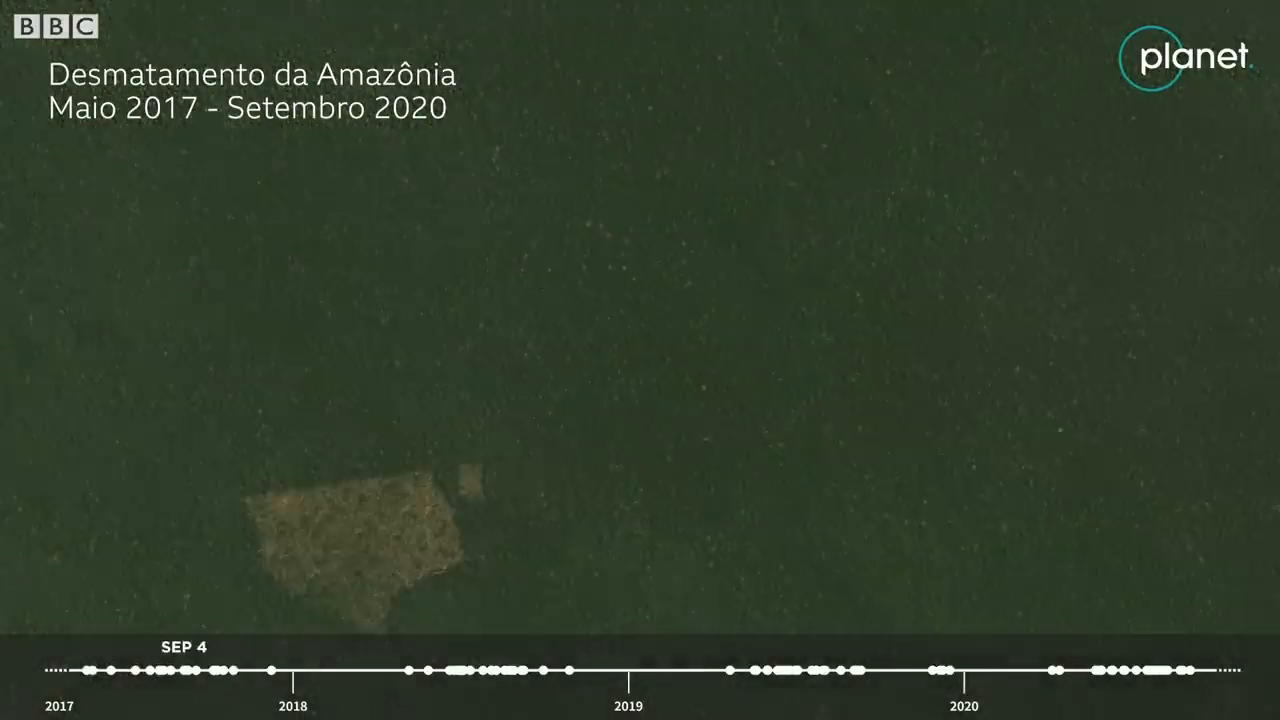
#> input picture frame 115 of Atividade 7/video.mp4, 1280 x 720 px
$ python atividade7.py
#> lines starting #> are read from the running program, lines starting #| are printed output that depends on the picture; after the words box and inside, x2 and y2 are one past the last pixel; in counts of white or black regions, pixels touching at a corner belong together
#> further down, frame is the input picture: shape (720, 1280, 3); mean B, G, R 41.8, 60, 47.4
import cv2
import numpy as np

def processamento(frame):
    cont_area = 0

    min = np.array([5, 50, 30])
    max = np.array([30, 250, 250])

    cor_hsv = cv2.cvtColor(frame, cv2.COLOR_BGR2HSV)
#> cor_hsv: shape (360, 640, 3); mean H, S, V 50.9, 80, 60.1

    marrom = cv2.inRange(cor_hsv, min, max)
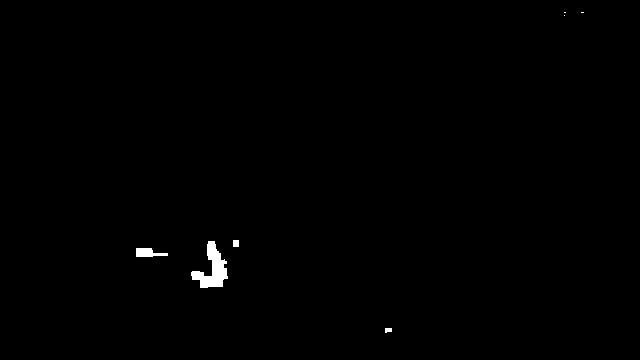
#> marrom: shape (360, 640); 0.47% white; 7 white regions (3 under 20 px)

    contorno, _ = cv2.findContours(marrom, cv2.RETR_EXTERNAL, cv2.CHAIN_APPROX_SIMPLE)
#> contorno = 7 contours, 4 with area under 20; largest, box (x1, y1, x2, y2) and area: (191, 241, 228, 288) 714, (136, 248, 168, 257) 158, (233, 240, 239, 247) 30

    areatotal = frame.shape[0] * frame.shape[1]
#> areatotal = 230400
    for cont in contorno:
        cont_area += cv2.contourArea(cont)
#> this loop made 7 passes
#> (cont, cont_area) on passes 4 to 7: ([[233, 240], [233, 246], [238, 246], [238, 240]], 921), ([[564, 15]], 921), ([[581, 12], [583, 12]], 921), ([[564, 12], [565, 12]], 921)
#> cont_area on passes 2 to 3: 177, 891
#> after the loop, cont_area = 921

    framecont = frame.copy()
    for cont in contorno:
        x, y, w, h = cv2.boundingRect(cont)
        cv2.rectangle(framecont, (x, y), (x + w, y + h), (100, 150, 0), 1)
#> this loop made 7 passes
#> (x, y, w, h) on passes 1, 2, 3, 5: (385, 328, 7, 5), (136, 248, 32, 9), (191, 241, 37, 47), (564, 15, 1, 1)
#> (cont, x, y, w, h) on passes 4, 6, 7: ([[233, 240], [233, 246], [238, 246], [238, 240]], 233, 240, 6, 7), ([[581, 12], [583, 12]], 581, 12, 3, 1), ([[564, 12], [565, 12]], 564, 12, 2, 1)
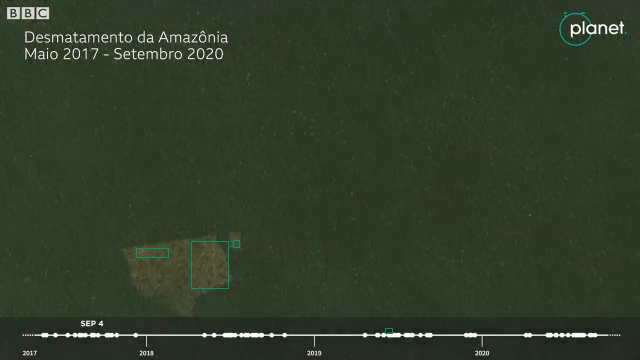
#> framecont: shape (360, 640, 3); mean B, G, R 41.9, 60.2, 47.4

    porcentagem = (cont_area / areatotal) * 100
#> porcentagem = 0.4

    cv2.putText(framecont, f'Porcentagem de Desmatamento: {porcentagem:.2f}%', (10, 30), cv2.FONT_HERSHEY_SIMPLEX, 1, (255, 0, ), 2)
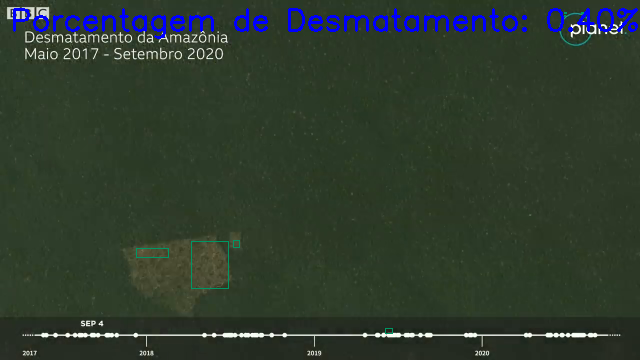
#> framecont: shape (360, 640, 3); 1.85% of pixels changed, all inside (x1, y1, x2, y2) = (13, 8, 638, 39)

    return framecont

video = cv2.VideoCapture('./video.mp4')

if (video.isOpened() == False):
        print("Error!")

else:
    while True:
        ret, frame = video.read()
        if not ret:
            break
        frame = cv2.resize(frame, None, fx=0.5, fy=0.5)

        framecolorido = processamento(frame)

        pretbranc = cv2.cvtColor(frame, cv2.COLOR_BGR2GRAY)
        pretbranc = cv2.cvtColor(pretbranc, cv2.COLOR_GRAY2BGR)
#> pretbranc: shape (360, 640, 3)

        stacked_frame = np.vstack((framecolorido, pretbranc))
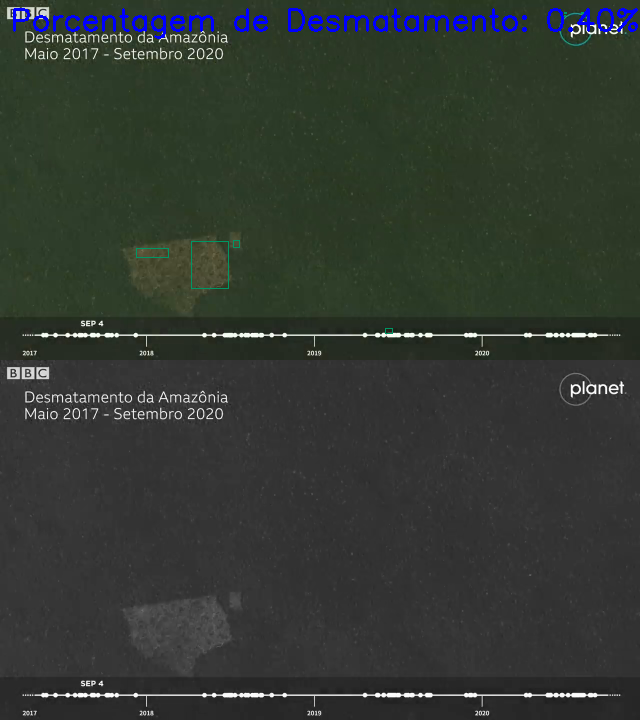
#> stacked_frame: shape (720, 640, 3); mean B, G, R 49.9, 56.5, 50.2

        cv2.imshow('Resultado', stacked_frame)

        if cv2.waitKey(1) & 0xFF == ord('e'):
#> (key e is pressed here)
            break

video.release()
cv2.destroyAllWindows()

$ run again, starting later in the video
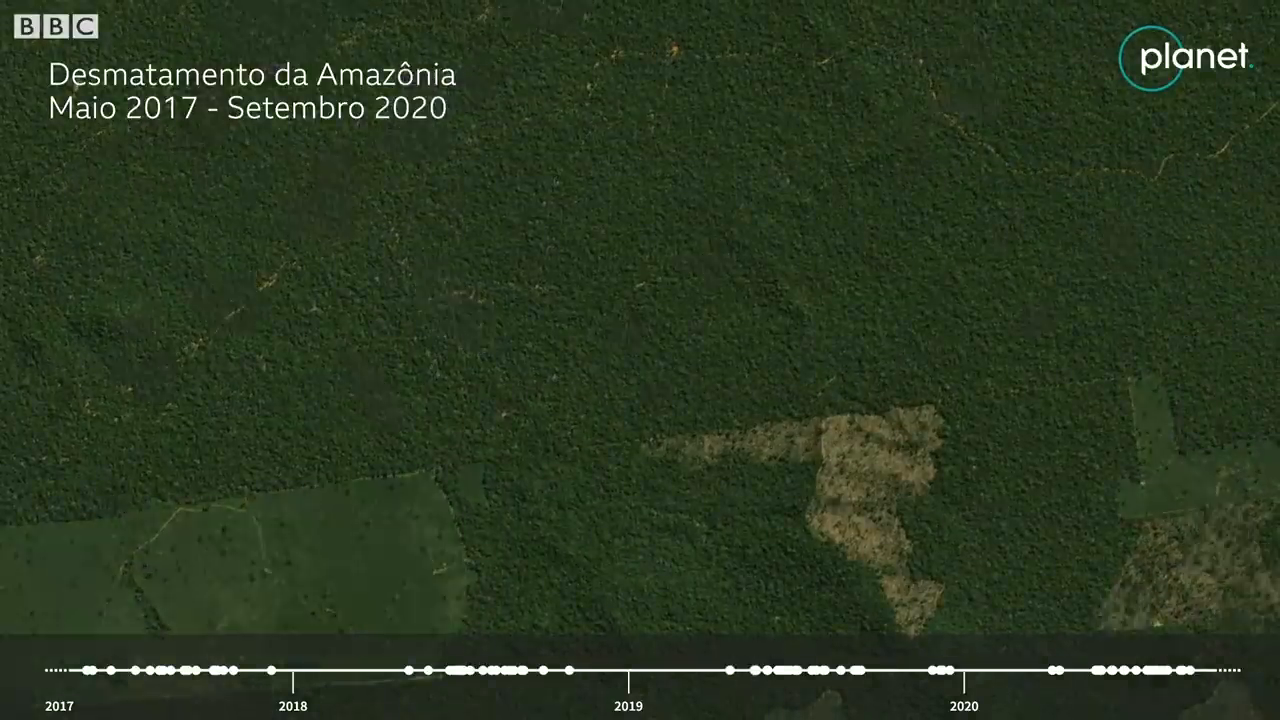
#> input picture frame 520 of Atividade 7/video.mp4, 1280 x 720 px
#> frame is the input picture: shape (720, 1280, 3); mean B, G, R 31.8, 55.5, 41.1
#> frame: shape (360, 640, 3)
#> cor_hsv: shape (360, 640, 3); mean H, S, V 48.6, 114.3, 55.7
#> in processamento, `marrom = cv2.inRange(cor_hsv, min, max)`:
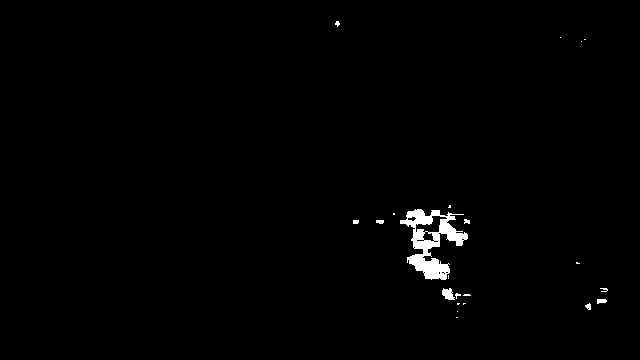
#> marrom: shape (360, 640); 1% white; 22 white regions (15 under 20 px)
#> contorno = 22 contours, 18 with area under 20; largest, box (x1, y1, x2, y2) and area: (400, 209, 468, 280) 2067, (442, 288, 455, 300) 86, (597, 299, 607, 304) 28, (585, 303, 591, 310) 20
#> the loop in processamento, `for cont in contorno:` made 22 passes
#> cont_area on passes 3, 6, 8, 9, 10, 12, 13, 14: 20, 49.5, 63.5, 68, 154, 155.5, 173.5, 188
#> after the loop in processamento, `for cont in contorno:`: cont_area = 2283.5
#> the loop in processamento, `for cont in contorno:` made 22 passes
#> (x, y, w, h) on passes 2, 3, 6, 8, 9, 10, 12, 13: (457, 311, 1, 1), (585, 303, 6, 7), (597, 299, 10, 5), (455, 293, 6, 6), (600, 288, 8, 4), (442, 288, 13, 12), (576, 262, 4, 2), (376, 220, 8, 4)
#> porcentagem = 0.991
#> `stacked_frame = np.vstack((framecolorido, pretbranc))`:
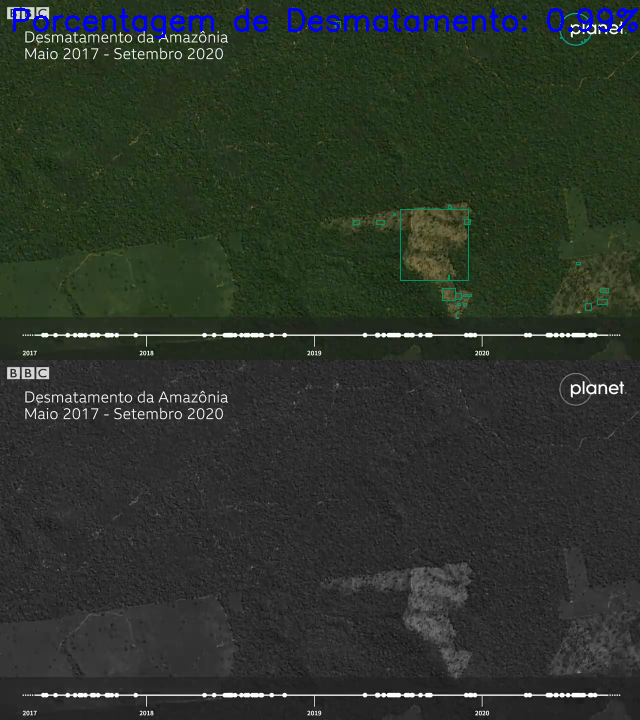
#> stacked_frame: shape (720, 640, 3); mean B, G, R 42.4, 51.7, 44.4
